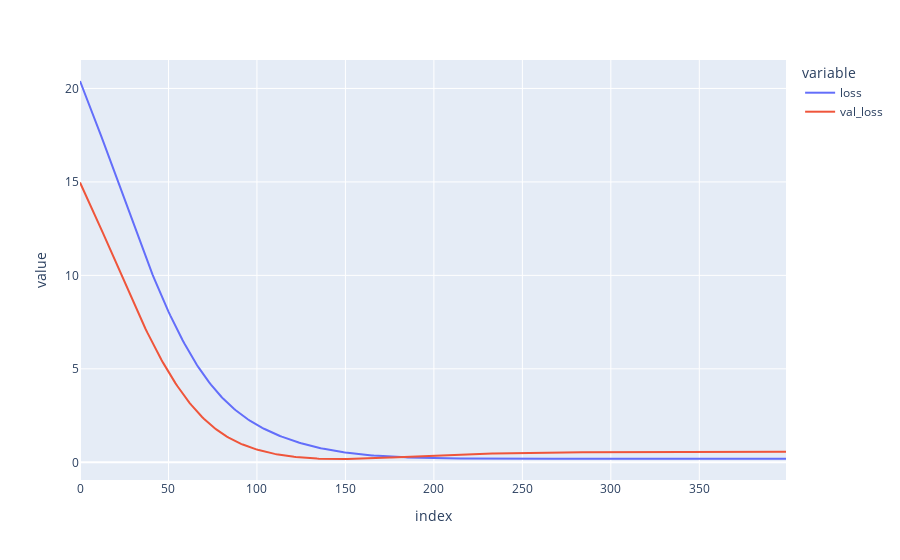

Notebook cell for this chart:
### Code cell
epochs_2lstm_df = pd.DataFrame(train_history_double_ltsm.history)
display(epochs_2lstm_df)
fig = px.line(epochs_2lstm_df)
fig.show()

### Figure 1 — Plotly figure (JSON) as saved in the notebook; plotly's stock layout.template omitted (floating-point values rounded to 4 significant figures; data arrays with more than 128 entries replaced by an {"elided": "..."} marker saying what was removed)
{"data": [{"hovertemplate": "variable=loss<br>index=%{x}<br>value=%{y}<extra></extra>", "legendgroup": "loss", "line": {"color": "#636efa", "dash": "solid"}, "marker": {"symbol": "circle"}, "mode": "lines", "name": "loss", "orientation": "v", "showlegend": true, "x": {"elided": "400 int values"}, "xaxis": "x", "y": {"elided": "400 float values"}, "yaxis": "y", "type": "scatter"}, {"hovertemplate": "variable=val_loss<br>index=%{x}<br>value=%{y}<extra></extra>", "legendgroup": "val_loss", "line": {"color": "#EF553B", "dash": "solid"}, "marker": {"symbol": "circle"}, "mode": "lines", "name": "val_loss", "orientation": "v", "showlegend": true, "x": {"elided": "400 int values"}, "xaxis": "x", "y": {"elided": "400 float values"}, "yaxis": "y", "type": "scatter"}], "layout": {"xaxis": {"anchor": "y", "domain": [0.0, 1.0], "title": {"text": "index"}}, "yaxis": {"anchor": "x", "domain": [0.0, 1.0], "title": {"text": "value"}}, "legend": {"title": {"text": "variable"}, "tracegroupgap": 0}, "margin": {"t": 60}}}
